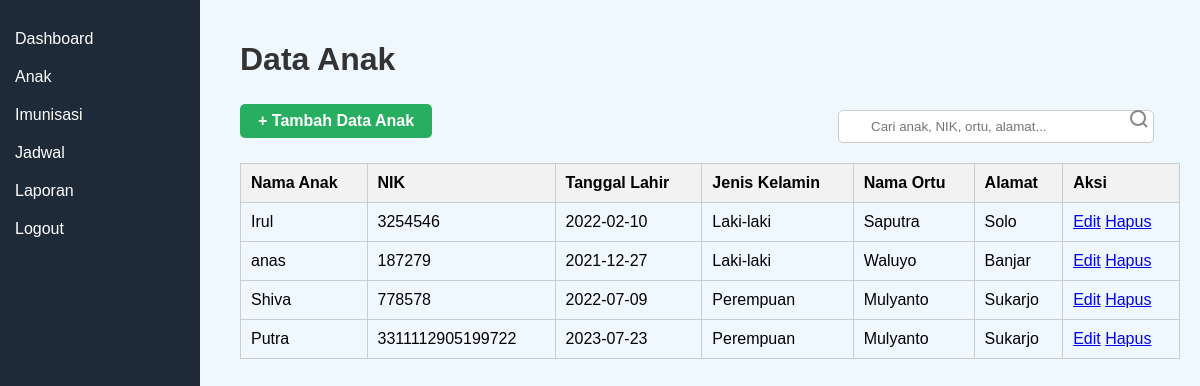
The page /anak.php (signed in) on the database its author committed.
### tables this page shows
CREATE TABLE `anak` (
  `id` int NOT NULL,
  `id_orangtua` int DEFAULT NULL,
  `nama` varchar(100) NOT NULL,
  `nik` varchar(30) DEFAULT NULL,
  `tanggal_lahir` date DEFAULT NULL,
  `jenis_kelamin` enum('Laki-laki','Perempuan') NOT NULL,
  `nama_ortu` varchar(100) DEFAULT NULL,
  `alamat` text
);

### anak.php (the view, shortened to what this page needs)
<?php
require_once 'db.php';
?>
<!DOCTYPE html>
<html lang="en">
<head>
</head>
<body>
  <div class="sidebar">
    <a href="dashboard.php">Dashboard</a>
    <a href="anak.php">Anak</a>
    <a href="imunisasi.php">Imunisasi</a>
    <a href="jadwal.php">Jadwal</a>
    <a href="laporan.php">Laporan</a>
    <a href="logout.php">Logout</a>
  </div>
  <div class="container">
    <h1>Data Anak</h1>
    <div style="display:flex;justify-content:space-between;align-items:center;margin-bottom:16px;">
      <a href="tambah_anak.php" style="padding:8px 18px;background:#27ae60;color:#fff;border:none;border-radius:5px;cursor:pointer;font-weight:600;text-decoration:none;">
        + Tambah Data Anak
      </a>
      <div style="display:flex;align-items:center;gap:8px;">
        <input type="text" id="searchInput" placeholder="Cari anak, NIK, ortu, alamat..." style="padding:8px 32px 8px 32px;border-radius:5px;border:1px solid #ccc;width:250px;">
        <span style="position:relative;left:-32px;">
          <svg width="18" height="18" fill="#888"><circle cx="8" cy="8" r="7" stroke="#888" stroke-width="2" fill="none"/><line x1="13" y1="13" x2="17" y2="17" stroke="#888" stroke-width="2" /></svg>
        </span>
      </div>
    </div>
    <table id="anakTable">
      <tr>
        <th>Nama Anak</th>
        <th>NIK</th>
        <th>Tanggal Lahir</th>
        <th>Jenis Kelamin</th>
        <th>Nama Ortu</th>
        <th>Alamat</th>
        <th>Aksi</th>
      </tr>
      <?php
      $sql = "SELECT * FROM anak";
      $result = $conn->query($sql);
      while ($row = $result->fetch_assoc()) :
      ?>
        <tr>
          <td><?= htmlspecialchars($row['nama']) ?></td>
          <td><?= htmlspecialchars($row['nik']) ?></td>
          <td><?= htmlspecialchars($row['tanggal_lahir']) ?></td>
          <td><?= htmlspecialchars($row['jenis_kelamin']) ?></td>
          <td><?= htmlspecialchars($row['nama_ortu']) ?></td>
          <td><?= htmlspecialchars($row['alamat']) ?></td>
          <td>
            <a href="edit_anak.php?id=<?= $row['id'] ?>">Edit</a>
            <a href="anak.php?hapus=<?= $row['id'] ?>" onclick="return confirm('Yakin ingin menghapus data ini?')">Hapus</a>
          </td>
        </tr>
      <?php endwhile; ?>
    </table>
  </div>
</body>
</html>

### anak.php (style rules this page uses)
body { font-family: Arial, sans-serif; background-color: #f0f8ff; margin: 0; padding: 0; }
.sidebar { width: 200px; background-color: #1e2a38; color: white; height: 100vh; position: fixed; padding-top: 20px; }
.sidebar a { display: block; color: white; text-decoration: none; padding: 10px 15px; }
.container { margin-left: 220px; padding: 20px; }
h1 { color: #333; }
table { width: 100%; border-collapse: collapse; margin-top: 20px; }
table, th, td { border: 1px solid #ccc; }
th, td { padding: 10px; text-align: left; }
th { background-color: #f2f2f2; }
input, textarea, select { width: 100%; padding: 10px; margin-top: 10px; border-radius: 5px; border: 1px solid #ccc; }

### rows shown on the page
anak: nama "Irul", nik "3254546", tanggal_lahir "2022-02-10", jenis_kelamin "Laki-laki", nama_ortu "Saputra", alamat "Solo"
anak: nama "anas", nik "187279", tanggal_lahir "2021-12-27", jenis_kelamin "Laki-laki", nama_ortu "Waluyo", alamat "Banjar"
anak: nama "Shiva", nik "778578", tanggal_lahir "2022-07-09", jenis_kelamin "Perempuan", nama_ortu "Mulyanto", alamat "Sukarjo"
anak: nama "Putra", nik "3311112905199722", tanggal_lahir "2023-07-23", jenis_kelamin "Perempuan", nama_ortu "Mulyanto", alamat "Sukarjo"
